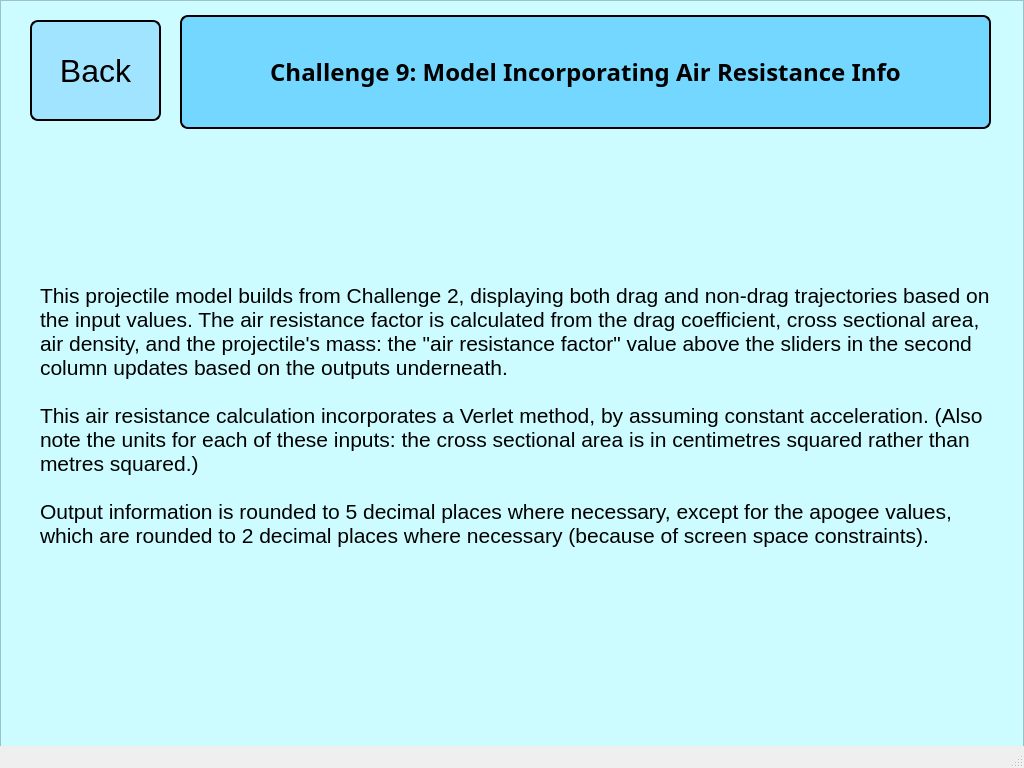
<?xml version="1.0" encoding="UTF-8"?>
<ui version="4.0">
 <class>MainWindow</class>
 <widget class="QMainWindow" name="MainWindow">
  <property name="geometry">
   <rect>
    <x>0</x>
    <y>0</y>
    <width>1024</width>
    <height>768</height>
   </rect>
  </property>
  <property name="windowTitle">
   <string>MainWindow</string>
  </property>
  <widget class="QWidget" name="centralwidget">
   <widget class="QWidget" name="verticalLayoutWidget_2">
    <property name="geometry">
     <rect>
      <x>180</x>
      <y>15</y>
      <width>811</width>
      <height>114</height>
     </rect>
    </property>
    <layout class="QVBoxLayout" name="verticalLayout_2">
     <item>
      <widget class="QLabel" name="challengeTitleLabel">
       <property name="font">
        <font>
         <family>Lucida Handwriting</family>
         <pointsize>18</pointsize>
         <weight>75</weight>
         <italic>false</italic>
         <bold>true</bold>
         <kerning>true</kerning>
        </font>
       </property>
       <property name="autoFillBackground">
        <bool>false</bool>
       </property>
       <property name="styleSheet">
        <string notr="true">QLabel {
	border: 2px solid;
	border-radius: 8px;
	background-color: #73d7ff;
}</string>
       </property>
       <property name="text">
        <string>Challenge 9: Model Incorporating Air Resistance Info</string>
       </property>
       <property name="scaledContents">
        <bool>true</bool>
       </property>
       <property name="alignment">
        <set>Qt::AlignCenter</set>
       </property>
       <property name="wordWrap">
        <bool>true</bool>
       </property>
      </widget>
     </item>
    </layout>
   </widget>
   <widget class="QFrame" name="frame">
    <property name="geometry">
     <rect>
      <x>0</x>
      <y>0</y>
      <width>1024</width>
      <height>768</height>
     </rect>
    </property>
    <property name="styleSheet">
     <string notr="true">QFrame {
	background-color: #ccfcff
}</string>
    </property>
    <property name="frameShape">
     <enum>QFrame::StyledPanel</enum>
    </property>
    <property name="frameShadow">
     <enum>QFrame::Raised</enum>
    </property>
    <widget class="QPushButton" name="backButton">
     <property name="geometry">
      <rect>
       <x>30</x>
       <y>20</y>
       <width>131</width>
       <height>101</height>
      </rect>
     </property>
     <property name="font">
      <font>
       <family>Meiryo UI</family>
       <pointsize>24</pointsize>
      </font>
     </property>
     <property name="styleSheet">
      <string notr="true">QPushButton {
	border: 2px solid;
	border-radius: 8px;
	background-color: #a1e4ff;
}</string>
     </property>
     <property name="text">
      <string>Back</string>
     </property>
     <property name="checkable">
      <bool>true</bool>
     </property>
    </widget>
    <widget class="QLabel" name="label">
     <property name="geometry">
      <rect>
       <x>40</x>
       <y>150</y>
       <width>951</width>
       <height>531</height>
      </rect>
     </property>
     <property name="font">
      <font>
       <family>Meiryo UI</family>
       <pointsize>16</pointsize>
      </font>
     </property>
     <property name="text">
      <string>This projectile model builds from Challenge 2, displaying both drag and non-drag trajectories based on the input values. The air resistance factor is calculated from the drag coefficient, cross sectional area, air density, and the projectile's mass: the &quot;air resistance factor&quot; value above the sliders in the second column updates based on the outputs underneath.

This air resistance calculation incorporates a Verlet method, by assuming constant acceleration. (Also note the units for each of these inputs: the cross sectional area is in centimetres squared rather than metres squared.)

Output information is rounded to 5 decimal places where necessary, except for the apogee values, which are rounded to 2 decimal places where necessary (because of screen space constraints).</string>
     </property>
     <property name="wordWrap">
      <bool>true</bool>
     </property>
    </widget>
   </widget>
   <zorder>frame</zorder>
   <zorder>verticalLayoutWidget_2</zorder>
  </widget>
  <widget class="QMenuBar" name="menubar">
   <property name="geometry">
    <rect>
     <x>0</x>
     <y>0</y>
     <width>1024</width>
     <height>26</height>
    </rect>
   </property>
  </widget>
  <widget class="QStatusBar" name="statusbar"/>
 </widget>
 <resources/>
 <connections/>
</ui>
